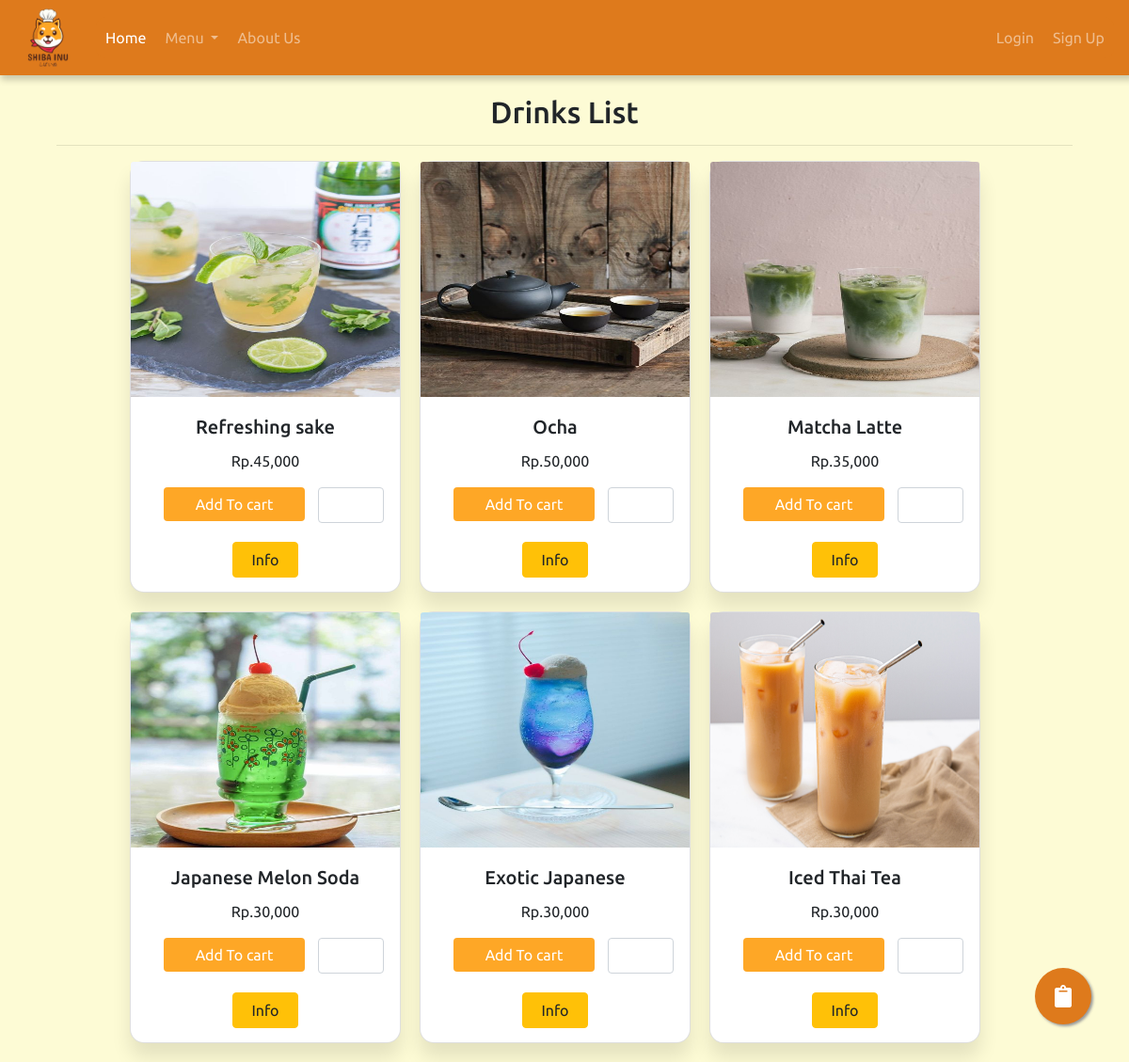
Screenshot of /Menu/Drinks.php with the database file from the repository.
### tables this page shows
CREATE TABLE `menu` (
  `id_menu` int(10) NOT NULL,
  `id_kategori` int(11) NOT NULL,
  `nama_menu` varchar(50) NOT NULL,
  `harga_menu` int(11) NOT NULL,
  `deskripsi` varchar(100) NOT NULL,
  `image` varchar(65) NOT NULL
);

### Menu/Drinks.php (the view, shortened to what this page needs)
<?php
require 'function.php';
$result = mysqli_query($koneksi, "SELECT * FROM menu JOIN kategori USING(id_kategori) WHERE nama_kategori ='drinks'");
?>
<!Doctype html>
<html>
    <head>
        <link rel="stylesheet" href="https://stackpath.bootstrapcdn.com/bootstrap/4.3.1/css/bootstrap.min.css">
        <link rel="stylesheet" href="https://use.fontawesome.com/releases/v5.7.0/css/all.css">
        <link href="https://unpkg.com/aos@2.3.1/dist/aos.css" rel="stylesheet">
    </head>
    <body>
        <nav class="navbar navbar-expand-lg nav-color navbar-dark fixed-top">
            <a class="navbar-brand" href="#">
                <img src="../images/pemweb_logo.png" width="70" height="70" alt="">
            </a>
            <div class="collapse navbar-collapse navbar-dark" style="width: 40%; background-color: #de7a1c; border-radius: 10px;" id="navbarSupportedContent">
                <ul class="navbar-nav mr-auto">
                    <li class="nav-item active">
                        <a class="nav-link" style="padding: 10px;" href="../index.php">Home</a>
                    </li>
                    <li class="nav-item dropdown">
                        <a class="nav-link dropdown-toggle" style="padding: 10px;" href="#" id="navbarDropdownMenuLink" data-toggle="dropdown" aria-haspopup="true" aria-expanded="false">
                        Menu
                        </a>
                    </li>
                    <li class="nav-item">
                        <a class="nav-link" style="padding: 10px;" href="../about_us/about_us.php">About Us</a>
                    </li>
                </ul>
                <?php if(!isset($_SESSION['login'])) : ?>
                <ul class="navbar-nav navbar-right">
                    <li class="nav-item">
                        <a class="nav-link" style="padding: 10px;" href="../login/login.php">Login</a>
                    </li>
                    <li class="nav-item">
                        <a class="nav-link" style="padding: 10px;" href="../regis/registrasi.php">Sign Up</a>
                    </li>
                </ul>
                <?php endif; ?>
            </div>
        </nav>
        <section class = "Content" style="margin-top: 100px">
            <div class="container">
                <div class="row">
                    <div class="col-md-12 text-center">
                    <h2>Drinks List</h2>
                    <hr>
                    </div>
                </div>
                <div class="row">
                    <?php while($info = mysqli_fetch_assoc($result) ) : ?>
                            <div class="card" style="width: 18rem; margin-right:20px; margin-bottom:20px;background-color:white;border-radius: 15px;box-shadow: 0px 15px 20px rgba(0,0,0,0.1);">
                                <form method="post" action="order.php">
                                    <a ><img class="card-img-top image view_info" src="../images/<?php echo $info["image"]; ?>" alt="Card image cap"></a>
                                    <div class="card-body text-center">
                                        <h5 class="card-title" name="menu_nama"><?php echo $info["nama_menu"]; ?></h5>
                                        <p class="card-text">Rp.<?=  number_format($info["harga_menu"]); ?></p>
                                        <div class="row">
                                            <div class="col-8">
                                                <input type="submit" name="add_to_cart" class="btn btn-primary" style="background-color:#fea726;width:150px; color:white;border:none;" value="Add To cart"></input>
                                            </div>
                                            <div class="col-4">
                                                <input type="number" min="1" name="quantity"  class="form-control" style="width:70px; boder:#d4d6d9;" required/>
                                            </div>
                                        </div>
                                    </div>
                                </form>
                                <div class="row">
                                    <form action="" method="post">
                                        <input type="submit" class="btn btn-warning" value="Info" name="detailMenu" href="modal.php?id=<?= $info["id_menu"]; ?>" style="width:70px; margin-bottom: 15px">
                                    </form>
                                </div>
                            </div>
                    <?php endwhile;?>
                </div>
            </div>
        </section>
        <?php if(!isset($_SESSION['login'])) : ?>
            <a href="../login/login.php" class="float">
                <i class="fa fa-clipboard my-float"></i>
            </a>
        <?php endif; ?>
    </body>
</html>

### Menu/Drinks.php (style rules this page uses)
body { font-family: 'Ubuntu', sans-serif; background-color:#fdfbd5; }
.nav-color { background-color: #de7a1c; color: red; }
a { color: white; }
.navbar { height: 80px; box-shadow: 3px 3px 7px 2px rgba(0, 0, 0, 0.2); }
.container { width: 100%; }
.row { display: flex; justify-content: center; margin: 0 auto; }
.image { width:100%; height:250px; }
input { width:45px; }
.float { position:fixed; width:60px; height:60px; bottom:40px; right:40px; background-color:#de7a1c; color:#FFF; border-radius:50px; text-align:center; box-shadow: 2px 2px 3px #999; }
.my-float { font-size:24px; margin-top:18px; }

### rows the page displays
menu: image (picture), nama_menu "Refreshing sake", harga_menu "45,000"
menu: image (picture), nama_menu "Ocha", harga_menu "50,000"
menu: image (picture), nama_menu "Matcha Latte", harga_menu "35,000"
menu: image (picture), nama_menu "Japanese Melon Soda", harga_menu "30,000"
menu: image (picture), nama_menu "Exotic Japanese", harga_menu "30,000"
menu: image (picture), nama_menu "Iced Thai Tea", harga_menu "30,000"
